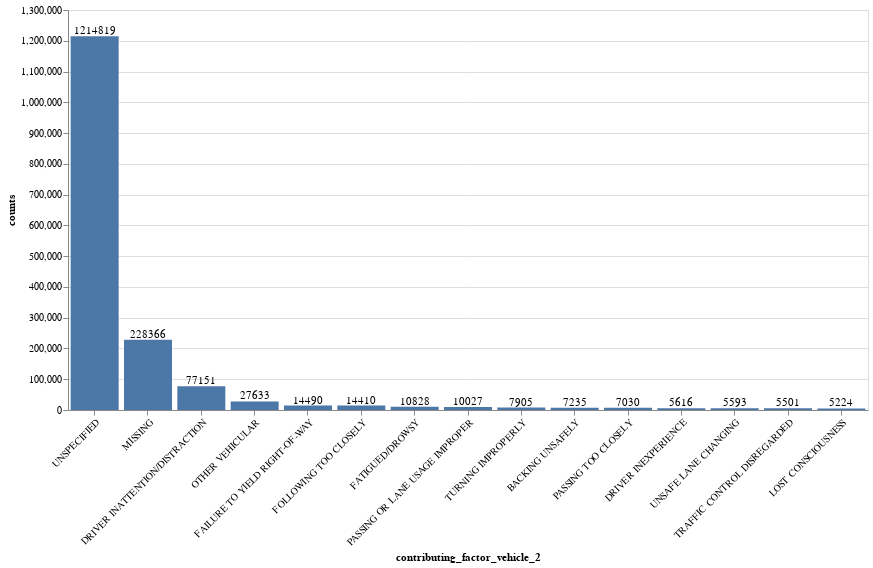

Source (notebook cell):
### Code cell
source = data_df.groupby('contributing_factor_vehicle_2').size().sort_values(ascending=False).to_frame('counts').reset_index().nlargest(15, 'counts')

bars = alt.Chart().mark_bar().encode(
    x=alt.X('contributing_factor_vehicle_2:N', sort='-y', axis=alt.Axis(labelAngle=-45)),
    y=alt.Y('counts:Q'),
)

texts = bars.mark_text(
    align='center',
    baseline='bottom',
).encode(
    text='counts:Q'
)

alt.layer(bars, texts, data=source).properties(
    width=800,
    height=400
)

### Figure 1 — Vega-Lite specification as saved in the notebook (floating-point values rounded to 4 significant figures)
{"config": {"view": {"continuousWidth": 400, "continuousHeight": 300}}, "layer": [{"mark": "bar", "encoding": {"x": {"type": "nominal", "axis": {"labelAngle": -45}, "field": "contributing_factor_vehicle_2", "sort": "-y"}, "y": {"type": "quantitative", "field": "counts"}}}, {"mark": {"type": "text", "align": "center", "baseline": "bottom"}, "encoding": {"text": {"type": "quantitative", "field": "counts"}, "x": {"type": "nominal", "axis": {"labelAngle": -45}, "field": "contributing_factor_vehicle_2", "sort": "-y"}, "y": {"type": "quantitative", "field": "counts"}}}], "data": {"name": "data-5c803912cb1a4043b69adf513ce9c4a9"}, "height": 400, "width": 800, "$schema": "https://vega.github.io/schema/vega-lite/v4.8.1.json", "datasets": {"data-5c803912cb1a4043b69adf513ce9c4a9": [{"contributing_factor_vehicle_2": "UNSPECIFIED", "counts": 1214819}, {"contributing_factor_vehicle_2": "MISSING", "counts": 228366}, {"contributing_factor_vehicle_2": "DRIVER INATTENTION/DISTRACTION", "counts": 77151}, {"contributing_factor_vehicle_2": "OTHER VEHICULAR", "counts": 27633}, {"contributing_factor_vehicle_2": "FAILURE TO YIELD RIGHT-OF-WAY", "counts": 14490}, {"contributing_factor_vehicle_2": "FOLLOWING TOO CLOSELY", "counts": 14410}, {"contributing_factor_vehicle_2": "FATIGUED/DROWSY", "counts": 10828}, {"contributing_factor_vehicle_2": "PASSING OR LANE USAGE IMPROPER", "counts": 10027}, {"contributing_factor_vehicle_2": "TURNING IMPROPERLY", "counts": 7905}, {"contributing_factor_vehicle_2": "BACKING UNSAFELY", "counts": 7235}, {"contributing_factor_vehicle_2": "PASSING TOO CLOSELY", "counts": 7030}, {"contributing_factor_vehicle_2": "DRIVER INEXPERIENCE", "counts": 5616}, {"contributing_factor_vehicle_2": "UNSAFE LANE CHANGING", "counts": 5593}, {"contributing_factor_vehicle_2": "TRAFFIC CONTROL DISREGARDED", "counts": 5501}, {"contributing_factor_vehicle_2": "LOST CONSCIOUSNESS", "counts": 5224}]}}
